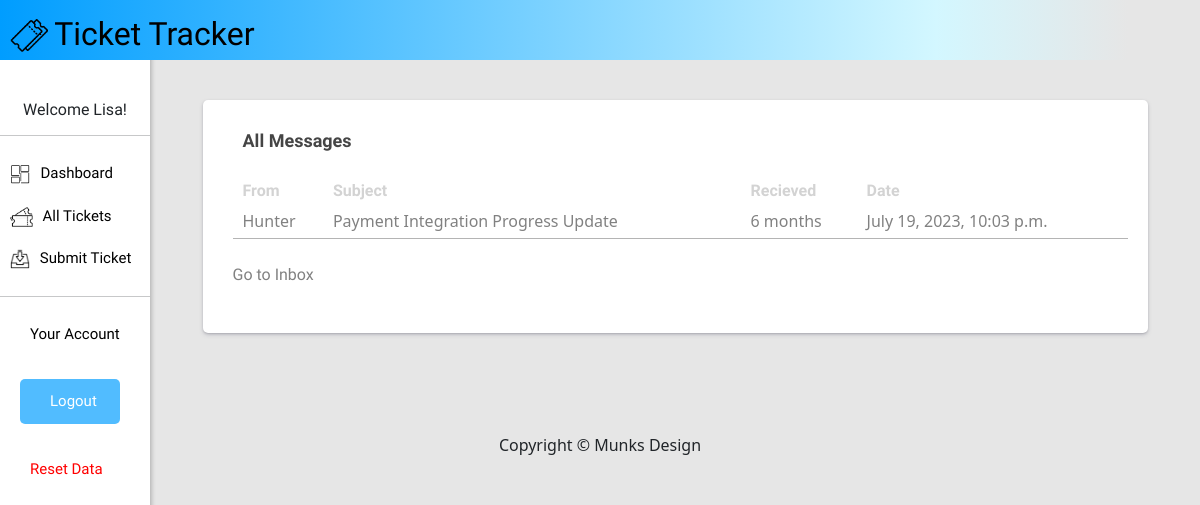
Page /all-messages/ (signed in) on the earlier database version.
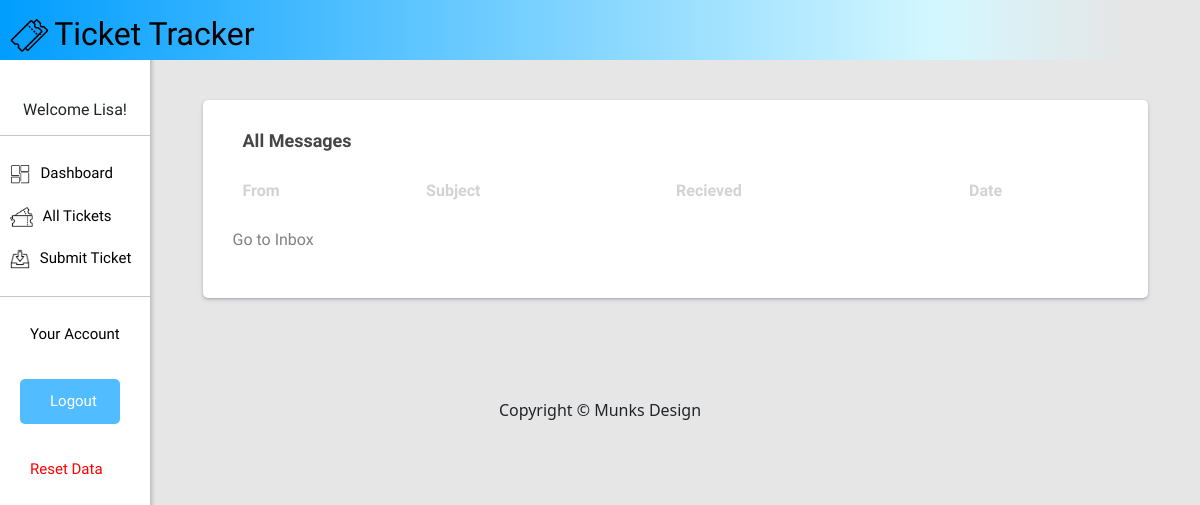
Same page on the later database version.
### mainapp/models.py (models this page shows, shortened)
class Message(models.Model):
    sender = models.ForeignKey(User, related_name='sent_messages', on_delete=models.CASCADE)
    recipient = models.ForeignKey(User, related_name='received_messages', on_delete=models.CASCADE)
    subject = models.CharField(max_length=255)
    body = models.TextField()
    sent_at = models.DateTimeField(auto_now_add=True)
    read = models.BooleanField(default=False)
    class Meta:
        ordering = ['-sent_at']

### mainapp/views.py (the view)
# urls.py: path('all-messages/', views.all_messages, name='all-messages'),
@login_required
def all_messages(request):
    recieved_messages = Message.objects.filter(recipient=request.user).order_by('-sent_at')
    return render(request, 'account/all_messages.html', {'recieved_messages': recieved_messages})

### mainapp/templates/account/all_messages.html
{% extends 'base.html' %} {% load static%} {% block content %}
<div>{% include 'sidebar.html' %}</div>
<div class="flex-container">
	<div class="box">
		<div>
			<h4 class="subtitle">All Messages</h4>
			<div class="main-text-dash">
				<table class="bordered-table">
					<tr class="list-headings">
						<p><th>From</th></p>
						<p><th>Subject</th></p>
						<p><th>Recieved</th></p>
						<p><th>Date</th></p>
					</tr>
					{% for message in recieved_messages %}
					<tr>
						<p><td>{{message.sender}}</td></p>
						<p>
							<td>
								<a class="ticket-link" href="{% url 'message' message.id %}"
										>{{message.subject}}</a
									>
							</td>
						</p>
						<p>
							<td>{{message.sent_at|timesince}}</td>
						</p>
						<p>
							<td>{{message.sent_at}}</td>
						</p>
					</tr>
					{% endfor %}
				</table>
				<br />
				<p><a class="ticket-link" href="{% url 'account' %}">Go to Inbox</a></p>
			</div>
		</div>
	</div>
</div>
{% endblock %}

Differences in the rows shown:
removed Message: sender "Hunter", subject "Payment Integration Progress Update", sent_at "6 months", sent_at "July 19, 2023, 10:03 p.m."
